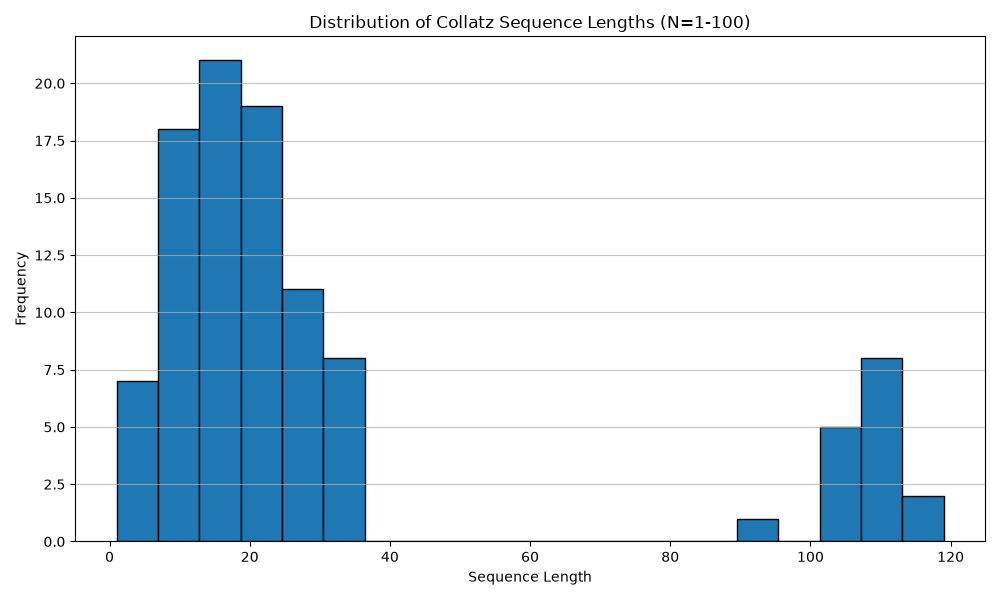

Source code (Python):
import pandas as pd
import numpy as np
import matplotlib
matplotlib.use('Agg')
import matplotlib.pyplot as plt
import re

def plot_sequence_length_distribution(md_filename='collatz_properties_analysis.md', plot_filename='collatz_sequence_length_distribution.png'):
    # Read the markdown file
    with open(md_filename, 'r') as f:
        content = f.readlines()

    # Find the table header and data
    header_line = None
    data_lines = []
    for i, line in enumerate(content):
        if "| N | Max Value | Sequence Length | Fall Length |" in line:
            header_line = i
        elif header_line is not None and i > header_line + 1 and line.strip():
            data_lines.append(line)

    if header_line is None:
        print("Could not find data table in markdown file.")
        return

    # Parse header
    headers = [h.strip() for h in content[header_line].split('|') if h.strip()]

    # Parse data
    data = []
    for line in data_lines:
        values = [int(v.strip()) for v in line.split('|') if v.strip()]
        data.append(values)

    df = pd.DataFrame(data, columns=headers)

    # Plotting the histogram of Sequence Length
    plt.figure(figsize=(10, 6))
    plt.hist(df['Sequence Length'], bins=20, edgecolor='black')
    plt.title('Distribution of Collatz Sequence Lengths (N=1-100)')
    plt.xlabel('Sequence Length')
    plt.ylabel('Frequency')
    plt.grid(axis='y', alpha=0.75)
    plt.tight_layout()
    plt.savefig(plot_filename)
    print(f"Generated sequence length distribution plot to {plot_filename}")

if __name__ == '__main__':
    plot_sequence_length_distribution()
